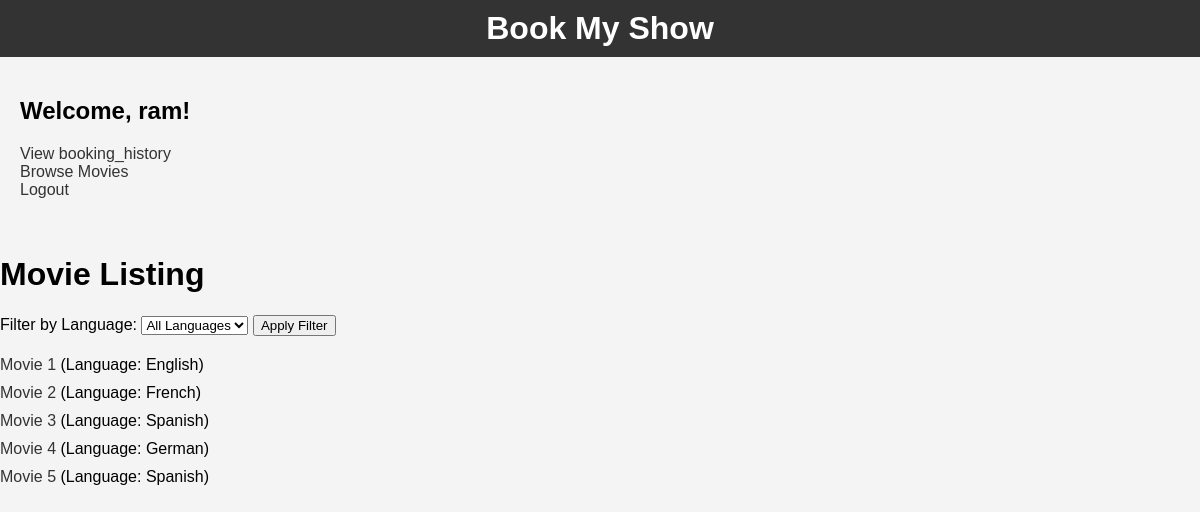
/movies/ (signed in), run on the app's committed database.
### main/models.py (models this page shows, shortened)
class User(AbstractUser):
    user_permissions = models.ManyToManyField(
        'auth.Permission',
        blank=True,
        related_name='custom_user_permissions',
    )

class Movie(models.Model):
    title = models.CharField(max_length=100)
    language = models.CharField(max_length=50)
    description = models.TextField()
    release_date = models.DateField()
    duration = models.IntegerField()

### main/views.py (the view)
# urls.py: path('movies/', views.movie_listing, name='movie_listing'),
@login_required
def movie_listing(request):
    unique_languages = Movie.objects.values_list('language', flat=True).distinct()
    selected_language = request.GET.get('language')
    if selected_language:
        movies = Movie.objects.filter(language=selected_language)
    else:
        movies = Movie.objects.all()
    return render(request, 'movie_listing.html', {'movies': movies, 'unique_languages': unique_languages})

### main/templates/movie_listing.html (shortened to what this page needs)
{% load static %}
{% include 'dashboard.html' %}
<!DOCTYPE html>
<html lang="en">
<head>
    <link rel="stylesheet" type="text/css" href="{% static 'movie_listing_styles.css' %}">
</head>
<body>
    <h1>Movie Listing</h1>
    <form action="{% url 'movie_listing' %}" method="get">
        <label for="language-filter">Filter by Language:</label>
        <select id="language-filter" name="language">
            <option value="">All Languages</option>
        </select>
        <button type="submit">Apply Filter</button>
    </form>
    <ul>
        {% for movie in movies %}
            <li class="movie">
                <a href="{% url 'movie_detail' movie.id %}">{{ movie.title }}</a> (Language: {{ movie.language }})
            </li>
        {% empty %}
            <li>No movies found.</li>
        {% endfor %}
    </ul>
</body>
</html>

### main/templates/dashboard.html (shortened to what this page needs)
{% extends 'base.html' %}
{% load static %}
{% block content %}
  <h2>Welcome, {{ user.username }}!</h2>
  <ul>
    <li><a href="{% url 'booking_history' %}">View booking_history</a></li>
    <li><a href="{% url 'movie_listing' %}">Browse Movies</a></li>
    <li><a href="{% url 'logout' %}">Logout</a></li>
  </ul>
{% endblock %}

### main/static/styles.css (style rules this page uses)
body { font-family: Arial, sans-serif; margin: 0; padding: 0; background-color: #f4f4f4; }

### main/static/movie_listing_styles.css (style rules this page uses)
body { font-family: Arial, sans-serif; margin: 0; padding: 0; background-color: #f4f4f4; }
form { margin-bottom: 20px; }
ul { list-style-type: none; padding: 0; }
.movie { margin-bottom: 10px; }
a { text-decoration: none; color: #333; }

### data on the page
User: username "ram"
Movie: title "Movie 1", language "English"
Movie: title "Movie 2", language "French"
Movie: title "Movie 3", language "Spanish"
Movie: title "Movie 4", language "German"
Movie: title "Movie 5", language "Spanish"
